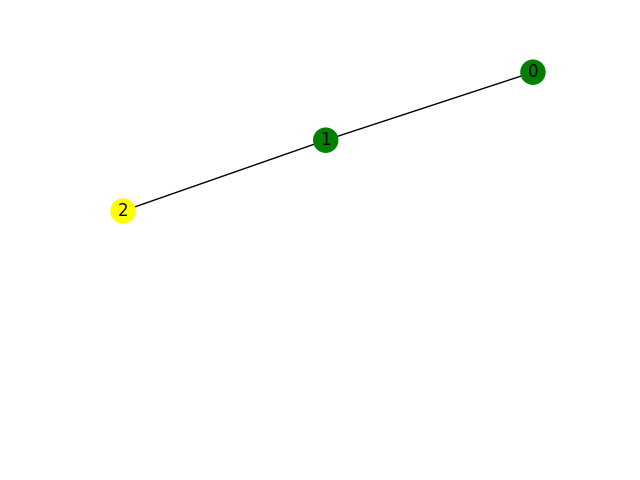

Here is the Python script that generated this plot:
import networkx as nx
import matplotlib.pyplot as plt
G = nx.Graph() 
plt.subplot(211)
G.add_edges_from([(0, 1), (1, 0), (1, 2), (2, 1)])
nx.set_node_attributes(G, {0: 'green', 1: 'green', 2: 'yellow'}, name='color')
nx.draw(G, with_labels=True, node_color=list(nx.get_node_attributes(G, 'color').values()))
plt.savefig('graph28-120.png')
